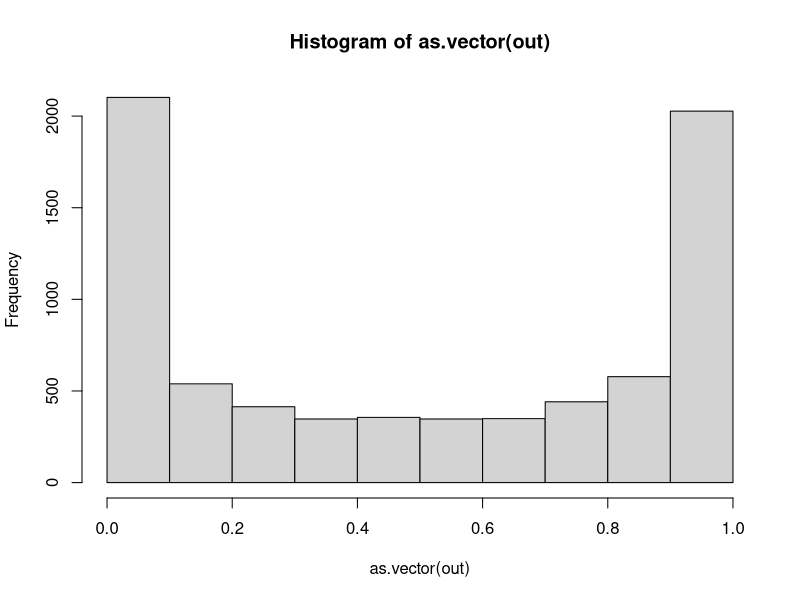
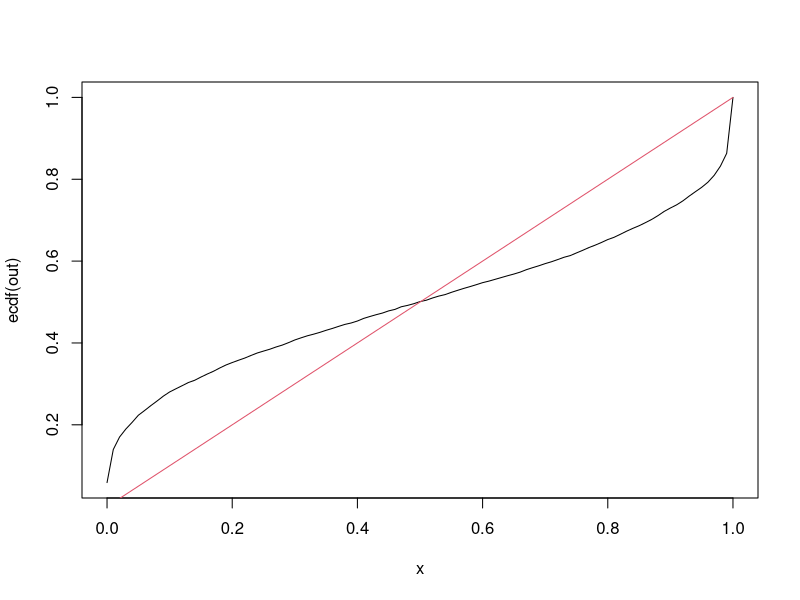

The R source for these figures, in order:
#----------------------------------------------------------------------------------#
# Performs simulations from Sunday morning
# Authors: Harriet, Casey, Nadav, Joel

# Notes:
#   
#----------------------------------------------------------------------------------#


########################################################
######################## Set-up ########################
########################################################

# load libraries
packages <- c("dplyr", "data.table", "ggplot2", "tidyr")
new.packages <- packages[!(packages %in% installed.packages()[, "Package"])]
if(length(new.packages)) install.packages(new.packages)
lapply(packages, library, character.only = TRUE)


########################################################
####################### Functions ######################
########################################################

Markets <- 50

demand <- function(alpha, delta, price, demand_shock) {
  if(delta > 0) {
    stop("Demand curves slope downward, sorry AOC")
  }
  alpha + delta * price + demand_shock
}

supply <- function(gamma, psi, price, supply_shock) {
  if(psi < 0) {
    stop("Supply curves slope downward, sorry el presidente")
  }
  gamma + psi * price + supply_shock
}

alpha <- rnorm(1, 15, 2)
delta <- -exp(rnorm(1, 0, 1))
gamma <- rnorm(1, -2, 1)
psi <- exp(rnorm(1, 0, 1))
xi_d <- rnorm(Markets)
xi_s <- rnorm(Markets)
supply_instrument <- xi_s + rnorm(Markets)
prices <- rep(0, Markets)

while(sum(abs(demand(alpha, delta, prices, xi_d) - 
              supply(gamma, psi, prices, xi_s))) > 0.01) {
  prices <- prices + 0.1*(demand(alpha, delta, prices, xi_d) - 
                            supply(gamma, psi, prices, xi_s))
}


######################
############ OLS SBC
######################

N <- 200
sims <- 500
P <- 15

X <- cbind(1, matrix(rnorm(N*(P-1)), N, P-1))

out <- matrix(NA, sims, P)

for (s in 1:sims) {
  betahat <- rnorm(P, 0, 2)
  sigmahat <- exp(rnorm(1))
  yhat <- rnorm(N, X %*% betahat, sigmahat)
  fit <- lm(yhat ~ -1 + ., data = as.data.frame(X))
  beta_est <- coef(fit)
  vcov_est <- vcov(fit)
  d <- MASS::mvrnorm(2000, beta_est, .22*vcov_est)
  
  for(p in 1:ncol(d)) {
    out[s, p] <- mean(d[,p] <= betahat[p])
  }
}

hist(as.vector(out))

plot.function(ecdf(out))
plot.function(punif, col = 2, add = T, type = "l")

ks.test(out, punif)

